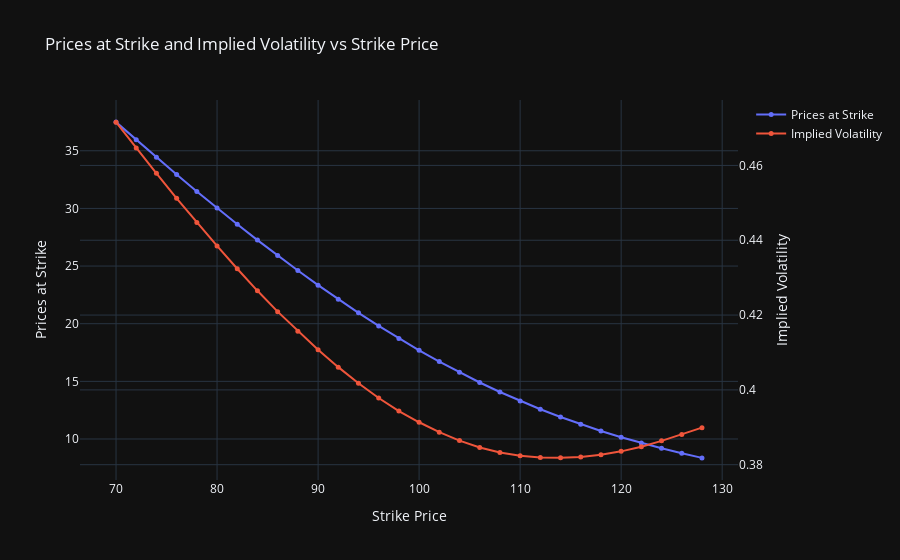

The code cell stored with this chart in its notebook:
### Code cell
# Plotting the prices at strike and implied volatilities
fig = go.Figure()

# Add trace for prices at strike
fig.add_trace(go.Scatter(
    x=strikes,
    y=prices_at_strike,
    mode='lines+markers',
    name='Prices at Strike',
    line=dict(width=2),
    marker=dict(size=5)
))

# Add trace for implied volatilities with secondary y-axis
fig.add_trace(go.Scatter(
    x=strikes,
    y=implied_vols,
    mode='lines+markers',
    name='Implied Volatility',
    line=dict(width=2),
    marker=dict(size=5),
    yaxis='y2'
))

fig.update_layout(
    title='Prices at Strike and Implied Volatility vs Strike Price',
    xaxis_title='Strike Price',
    yaxis=dict(
        title='Prices at Strike',
    ),
    yaxis2=dict(
        title='Implied Volatility',
        overlaying='y',
        side='right'
    ),
    template='plotly_dark'
)

fig.show()

### Figure 1 — Plotly figure (JSON) as saved in the notebook; plotly's stock layout.template omitted (floating-point values rounded to 4 significant figures)
{"data": [{"line": {"width": 2}, "marker": {"size": 5}, "mode": "lines+markers", "name": "Prices at Strike", "type": "scatter", "x": [70, 72, 74, 76, 78, 80, 82, 84, 86, 88, 90, 92, 94, 96, 98, 100, 102, 104, 106, 108, 110, 112, 114, 116, 118, 120, 122, 124, 126, 128], "y": [37.48, 35.95, 34.43, 32.94, 31.47, 30.04, 28.63, 27.25, 25.91, 24.61, 23.35, 22.12, 20.94, 19.81, 18.73, 17.7, 16.71, 15.78, 14.9, 14.08, 13.3, 12.58, 11.91, 11.28, 10.7, 10.16, 9.657, 9.197, 8.767, 8.364]}, {"line": {"width": 2}, "marker": {"size": 5}, "mode": "lines+markers", "name": "Implied Volatility", "type": "scatter", "x": [70, 72, 74, 76, 78, 80, 82, 84, 86, 88, 90, 92, 94, 96, 98, 100, 102, 104, 106, 108, 110, 112, 114, 116, 118, 120, 122, 124, 126, 128], "y": [0.4716, 0.4647, 0.4579, 0.4512, 0.4447, 0.4385, 0.4324, 0.4265, 0.4209, 0.4157, 0.4107, 0.4061, 0.4018, 0.3978, 0.3943, 0.3913, 0.3887, 0.3864, 0.3846, 0.3833, 0.3824, 0.3819, 0.3818, 0.3821, 0.3827, 0.3836, 0.3848, 0.3864, 0.3881, 0.3899], "yaxis": "y2"}], "layout": {"title": {"text": "Prices at Strike and Implied Volatility vs Strike Price"}, "xaxis": {"title": {"text": "Strike Price"}}, "yaxis": {"title": {"text": "Prices at Strike"}}, "yaxis2": {"overlaying": "y", "side": "right", "title": {"text": "Implied Volatility"}}}}
